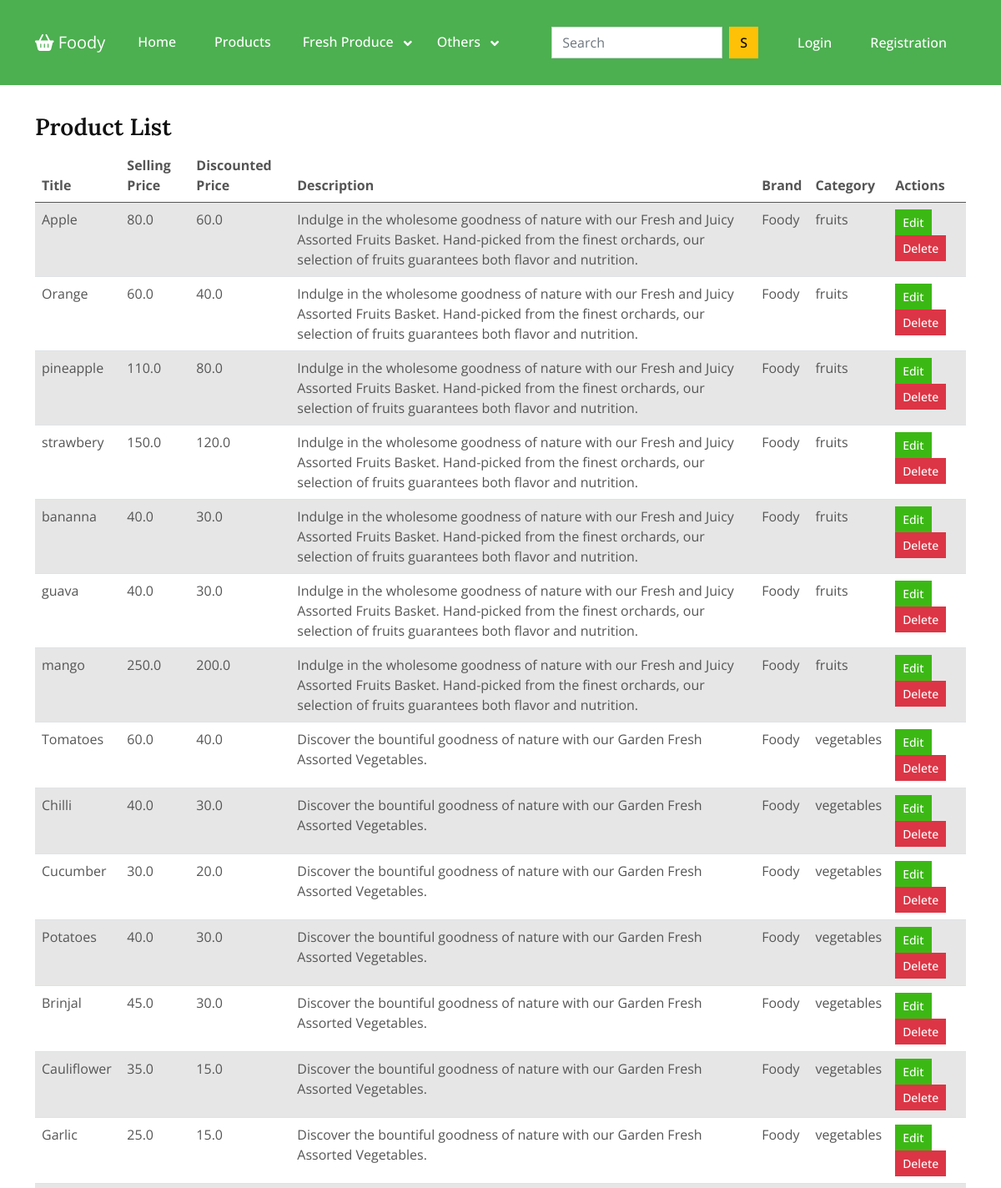
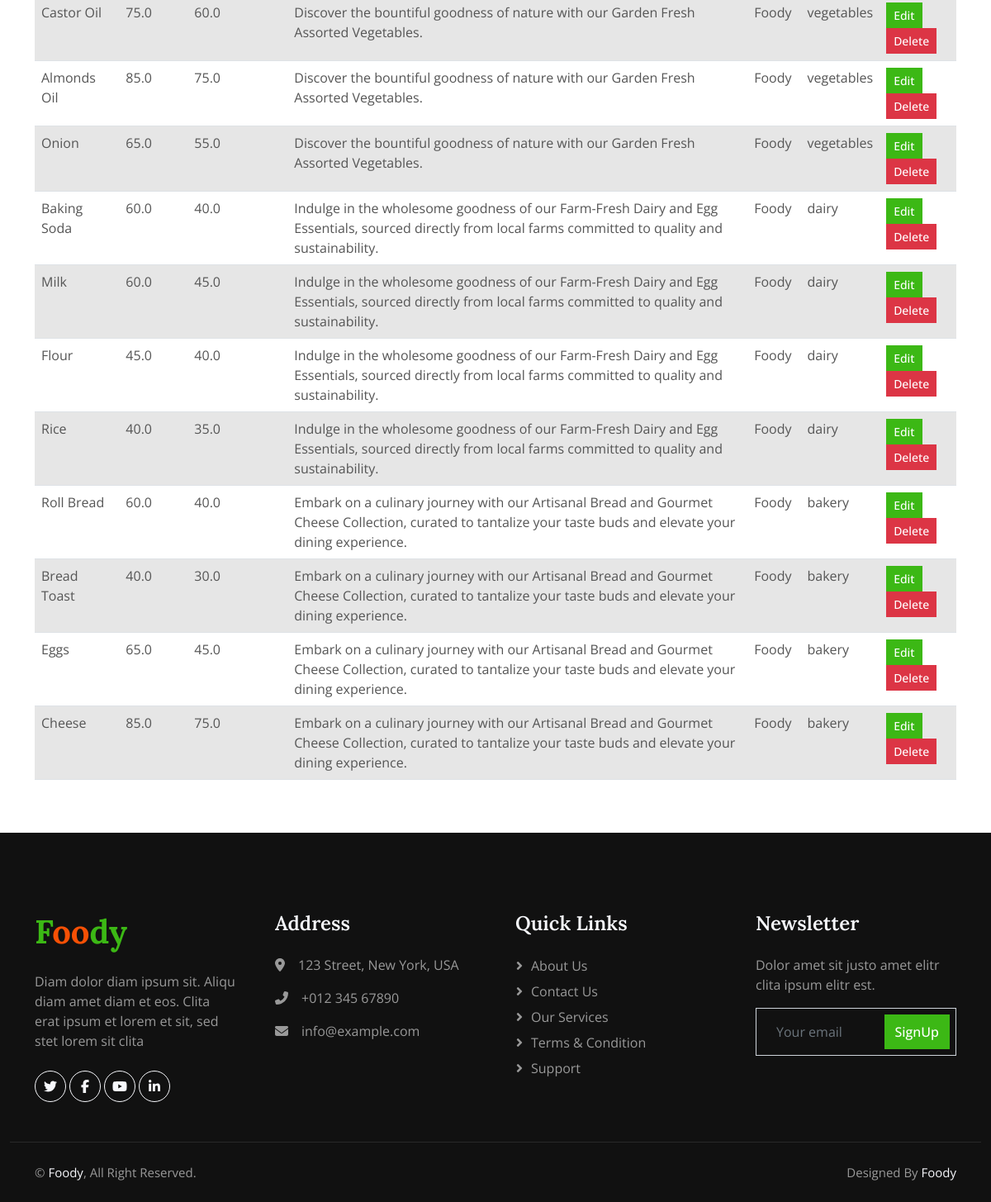
Screenshot of /adminapp/product-list/ with the database file from the repository (2 pictures, top to bottom).
### app/models.py (models this page shows, shortened)
class Product(models.Model):
 title = models.CharField(max_length=100)
 selling_price = models.FloatField()
 discounted_price = models.FloatField()
 description = models.TextField()
 brand = models.CharField(max_length=100)
 category = models.CharField( choices=CATEGORY_CHOICES, max_length=2)
 product_image = models.ImageField(upload_to='productimg')

### adminapp/views.py (the view)
# urls.py: path('product-list/', views.product_list, name='product_list'),
def product_list(request):
    products = Product.objects.all()
    return render(request, 'adminapp/product_list.html', {'products': products})

### adminapp/templates/adminapp/product_list.html (shortened to what this page needs)
{% extends 'app/base.html' %}
{% block main-content %}
<div class="container my-5">
    <div class="row">
        <div class="col">
            <h3>Product List</h3>
            <table class="table table-striped">
                <thead class="thead-dark">
                    <tr>
                        <th>Title</th>
                        <th>Selling Price</th>
                        <th>Discounted Price</th>
                        <th>Description</th>
                        <th>Brand</th>
                        <th>Category</th>
                        <th>Actions</th>
                    </tr>
                </thead>
                <tbody>
                    {% for product in products %}
                    <tr>
                        <td>{{ product.title }}</td>
                        <td>{{ product.selling_price }}</td>
                        <td>{{ product.discounted_price }}</td>
                        <td>{{ product.description }}</td>
                        <td>{{ product.brand }}</td>
                        <td>{{ product.get_category_display }}</td>
                        <td>
                            <a href="{% url 'update_product' product.pk %}" class="btn btn-sm btn-primary">Edit</a>
                            <a href="{% url 'delete_product' product.pk %}" class="btn btn-sm btn-danger">Delete</a>
                        </td>
                    </tr>
                    {% endfor %}
                </tbody>
            </table>
        </div>
    </div>
</div>
{% endblock main-content %}

### homepage/static/homepage/css/style.css (style rules this page uses)
:root { --primary: #3CB815; --secondary: #F65005; --light: #F7F8FC; --dark: #111111; }
.btn { font-weight: 500; transition: .5s; }
.btn.btn-primary, .btn.btn-secondary, .btn.btn-outline-primary:hover, .btn.btn-outline-secondary:hover { color: #FFFFFF; }

### rows the page displays
Product: title "Apple", selling_price "80.0", discounted_price "60.0", description "Indulge in the wholesome goodness of nature with our Fresh and Juicy Assorted Fruits Basket. Hand-picked from the finest orchards, our selection of fruits guarantees both flavor and nutrition.", brand "Foody", category "fruits"
Product: title "Orange", selling_price "60.0", discounted_price "40.0", description "Indulge in the wholesome goodness of nature with our Fresh and Juicy Assorted Fruits Basket. Hand-picked from the finest orchards, our selection of fruits guarantees both flavor and nutrition.", brand "Foody", category "fruits"
Product: title "pineapple", selling_price "110.0", discounted_price "80.0", description "Indulge in the wholesome goodness of nature with our Fresh and Juicy Assorted Fruits Basket. Hand-picked from the finest orchards, our selection of fruits guarantees both flavor and nutrition.", brand "Foody", category "fruits"
Product: title "strawbery", selling_price "150.0", discounted_price "120.0", description "Indulge in the wholesome goodness of nature with our Fresh and Juicy Assorted Fruits Basket. Hand-picked from the finest orchards, our selection of fruits guarantees both flavor and nutrition.", brand "Foody", category "fruits"
Product: title "bananna", selling_price "40.0", discounted_price "30.0", description "Indulge in the wholesome goodness of nature with our Fresh and Juicy Assorted Fruits Basket. Hand-picked from the finest orchards, our selection of fruits guarantees both flavor and nutrition.", brand "Foody", category "fruits"
Product: title "guava", selling_price "40.0", discounted_price "30.0", description "Indulge in the wholesome goodness of nature with our Fresh and Juicy Assorted Fruits Basket. Hand-picked from the finest orchards, our selection of fruits guarantees both flavor and nutrition.", brand "Foody", category "fruits"
Product: title "mango", selling_price "250.0", discounted_price "200.0", description "Indulge in the wholesome goodness of nature with our Fresh and Juicy Assorted Fruits Basket. Hand-picked from the finest orchards, our selection of fruits guarantees both flavor and nutrition.", brand "Foody", category "fruits"
Product: title "Tomatoes", selling_price "60.0", discounted_price "40.0", description "Discover the bountiful goodness of nature with our Garden Fresh Assorted Vegetables.", brand "Foody", category "vegetables"
Product: title "Chilli", selling_price "40.0", discounted_price "30.0", description "Discover the bountiful goodness of nature with our Garden Fresh Assorted Vegetables.", brand "Foody", category "vegetables"
Product: title "Cucumber", selling_price "30.0", discounted_price "20.0", description "Discover the bountiful goodness of nature with our Garden Fresh Assorted Vegetables.", brand "Foody", category "vegetables"
Product: title "Potatoes", selling_price "40.0", discounted_price "30.0", description "Discover the bountiful goodness of nature with our Garden Fresh Assorted Vegetables.", brand "Foody", category "vegetables"
Product: title "Brinjal", selling_price "45.0", discounted_price "30.0", description "Discover the bountiful goodness of nature with our Garden Fresh Assorted Vegetables.", brand "Foody", category "vegetables"
Product: title "Cauliflower", selling_price "35.0", discounted_price "15.0", description "Discover the bountiful goodness of nature with our Garden Fresh Assorted Vegetables.", brand "Foody", category "vegetables"
Product: title "Garlic", selling_price "25.0", discounted_price "15.0", description "Discover the bountiful goodness of nature with our Garden Fresh Assorted Vegetables.", brand "Foody", category "vegetables"
Product: title "Castor Oil", selling_price "75.0", discounted_price "60.0", description "Discover the bountiful goodness of nature with our Garden Fresh Assorted Vegetables.", brand "Foody", category "vegetables"
Product: title "Almonds Oil", selling_price "85.0", discounted_price "75.0", description "Discover the bountiful goodness of nature with our Garden Fresh Assorted Vegetables.", brand "Foody", category "vegetables"
Product: title "Onion", selling_price "65.0", discounted_price "55.0", description "Discover the bountiful goodness of nature with our Garden Fresh Assorted Vegetables.", brand "Foody", category "vegetables"
Product: title "Baking Soda", selling_price "60.0", discounted_price "40.0", description "Indulge in the wholesome goodness of our Farm-Fresh Dairy and Egg Essentials, sourced directly from local farms committed to quality and sustainability.", brand "Foody", category "dairy"
Product: title "Milk", selling_price "60.0", discounted_price "45.0", description "Indulge in the wholesome goodness of our Farm-Fresh Dairy and Egg Essentials, sourced directly from local farms committed to quality and sustainability.", brand "Foody", category "dairy"
Product: title "Flour", selling_price "45.0", discounted_price "40.0", description "Indulge in the wholesome goodness of our Farm-Fresh Dairy and Egg Essentials, sourced directly from local farms committed to quality and sustainability.", brand "Foody", category "dairy"
Product: title "Rice", selling_price "40.0", discounted_price "35.0", description "Indulge in the wholesome goodness of our Farm-Fresh Dairy and Egg Essentials, sourced directly from local farms committed to quality and sustainability.", brand "Foody", category "dairy"
Product: title "Roll Bread", selling_price "60.0", discounted_price "40.0", description "Embark on a culinary journey with our Artisanal Bread and Gourmet Cheese Collection, curated to tantalize your taste buds and elevate your dining experience.", brand "Foody", category "bakery"
Product: title "Bread Toast", selling_price "40.0", discounted_price "30.0", description "Embark on a culinary journey with our Artisanal Bread and Gourmet Cheese Collection, curated to tantalize your taste buds and elevate your dining experience.", brand "Foody", category "bakery"
Product: title "Eggs", selling_price "65.0", discounted_price "45.0", description "Embark on a culinary journey with our Artisanal Bread and Gourmet Cheese Collection, curated to tantalize your taste buds and elevate your dining experience.", brand "Foody", category "bakery"
Product: title "Cheese", selling_price "85.0", discounted_price "75.0", description "Embark on a culinary journey with our Artisanal Bread and Gourmet Cheese Collection, curated to tantalize your taste buds and elevate your dining experience.", brand "Foody", category "bakery"
